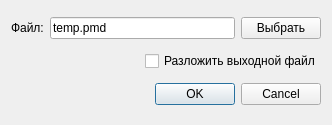
<?xml version="1.0" encoding="UTF-8"?>
<ui version="4.0">
 <class>Dialog</class>
 <widget class="QDialog" name="Dialog">
  <property name="geometry">
   <rect>
    <x>0</x>
    <y>0</y>
    <width>332</width>
    <height>125</height>
   </rect>
  </property>
  <property name="windowTitle">
   <string>Dialog</string>
  </property>
  <property name="toolTip">
   <string>&lt;html&gt;&lt;head/&gt;&lt;body&gt;&lt;p align=&quot;center&quot;&gt;Помимо отсортированнаго файла, будут созданы&lt;/p&gt;&lt;p align=&quot;center&quot;&gt;отдальные файлы для узлов, элементов и материала элементов&lt;/p&gt;&lt;/body&gt;&lt;/html&gt;</string>
  </property>
  <layout class="QVBoxLayout" name="verticalLayout">
   <item>
    <layout class="QHBoxLayout" name="horizontalLayout">
     <item>
      <widget class="QLabel" name="label">
       <property name="text">
        <string>Файл:</string>
       </property>
      </widget>
     </item>
     <item>
      <widget class="QLineEdit" name="pmd_filepath">
       <property name="text">
        <string>temp.pmd</string>
       </property>
      </widget>
     </item>
     <item>
      <widget class="QPushButton" name="pmd_select_file">
       <property name="text">
        <string>Выбрать</string>
       </property>
       <property name="icon">
        <iconset theme="document-open"/>
       </property>
      </widget>
     </item>
    </layout>
   </item>
   <item>
    <layout class="QHBoxLayout" name="horizontalLayout_2">
     <item>
      <spacer name="horizontalSpacer">
       <property name="orientation">
        <enum>Qt::Horizontal</enum>
       </property>
       <property name="sizeHint" stdset="0">
        <size>
         <width>40</width>
         <height>20</height>
        </size>
       </property>
      </spacer>
     </item>
     <item>
      <widget class="QCheckBox" name="do_split">
       <property name="text">
        <string>Разложить выходной файл</string>
       </property>
      </widget>
     </item>
    </layout>
   </item>
   <item>
    <widget class="QDialogButtonBox" name="buttonBox">
     <property name="orientation">
      <enum>Qt::Horizontal</enum>
     </property>
     <property name="standardButtons">
      <set>QDialogButtonBox::Cancel|QDialogButtonBox::Ok</set>
     </property>
    </widget>
   </item>
  </layout>
 </widget>
 <resources/>
 <connections>
  <connection>
   <sender>buttonBox</sender>
   <signal>accepted()</signal>
   <receiver>Dialog</receiver>
   <slot>accept()</slot>
   <hints>
    <hint type="sourcelabel">
     <x>248</x>
     <y>254</y>
    </hint>
    <hint type="destinationlabel">
     <x>157</x>
     <y>274</y>
    </hint>
   </hints>
  </connection>
  <connection>
   <sender>buttonBox</sender>
   <signal>rejected()</signal>
   <receiver>Dialog</receiver>
   <slot>reject()</slot>
   <hints>
    <hint type="sourcelabel">
     <x>316</x>
     <y>260</y>
    </hint>
    <hint type="destinationlabel">
     <x>286</x>
     <y>274</y>
    </hint>
   </hints>
  </connection>
 </connections>
</ui>
